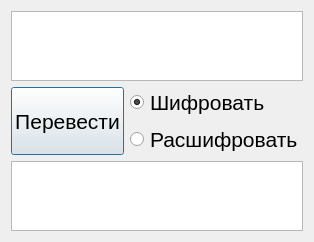
<?xml version="1.0" encoding="UTF-8"?>
<ui version="4.0">
 <class>Dialog</class>
 <widget class="QDialog" name="Dialog">
  <property name="geometry">
   <rect>
    <x>0</x>
    <y>0</y>
    <width>302</width>
    <height>238</height>
   </rect>
  </property>
  <property name="sizePolicy">
   <sizepolicy hsizetype="Expanding" vsizetype="Expanding">
    <horstretch>0</horstretch>
    <verstretch>0</verstretch>
   </sizepolicy>
  </property>
  <property name="windowTitle">
   <string>Dialog</string>
  </property>
  <layout class="QGridLayout" name="gridLayout_2">
   <item row="0" column="0">
    <widget class="QTextEdit" name="textEdit"/>
   </item>
   <item row="1" column="0">
    <layout class="QGridLayout" name="gridLayout">
     <item row="0" column="0" rowspan="2">
      <widget class="QPushButton" name="pushButton">
       <property name="sizePolicy">
        <sizepolicy hsizetype="Minimum" vsizetype="Expanding">
         <horstretch>0</horstretch>
         <verstretch>0</verstretch>
        </sizepolicy>
       </property>
       <property name="font">
        <font>
         <pointsize>16</pointsize>
        </font>
       </property>
       <property name="text">
        <string>Перевести</string>
       </property>
      </widget>
     </item>
     <item row="0" column="1">
      <widget class="QRadioButton" name="radioButton">
       <property name="sizePolicy">
        <sizepolicy hsizetype="Expanding" vsizetype="Expanding">
         <horstretch>0</horstretch>
         <verstretch>0</verstretch>
        </sizepolicy>
       </property>
       <property name="font">
        <font>
         <pointsize>16</pointsize>
        </font>
       </property>
       <property name="text">
        <string>Шифровать</string>
       </property>
       <property name="checked">
        <bool>true</bool>
       </property>
      </widget>
     </item>
     <item row="1" column="1">
      <widget class="QRadioButton" name="radioButton_2">
       <property name="font">
        <font>
         <pointsize>16</pointsize>
        </font>
       </property>
       <property name="text">
        <string>Расшифровать</string>
       </property>
      </widget>
     </item>
    </layout>
   </item>
   <item row="2" column="0">
    <widget class="QTextEdit" name="textEdit_2"/>
   </item>
  </layout>
 </widget>
 <resources/>
 <connections/>
</ui>
